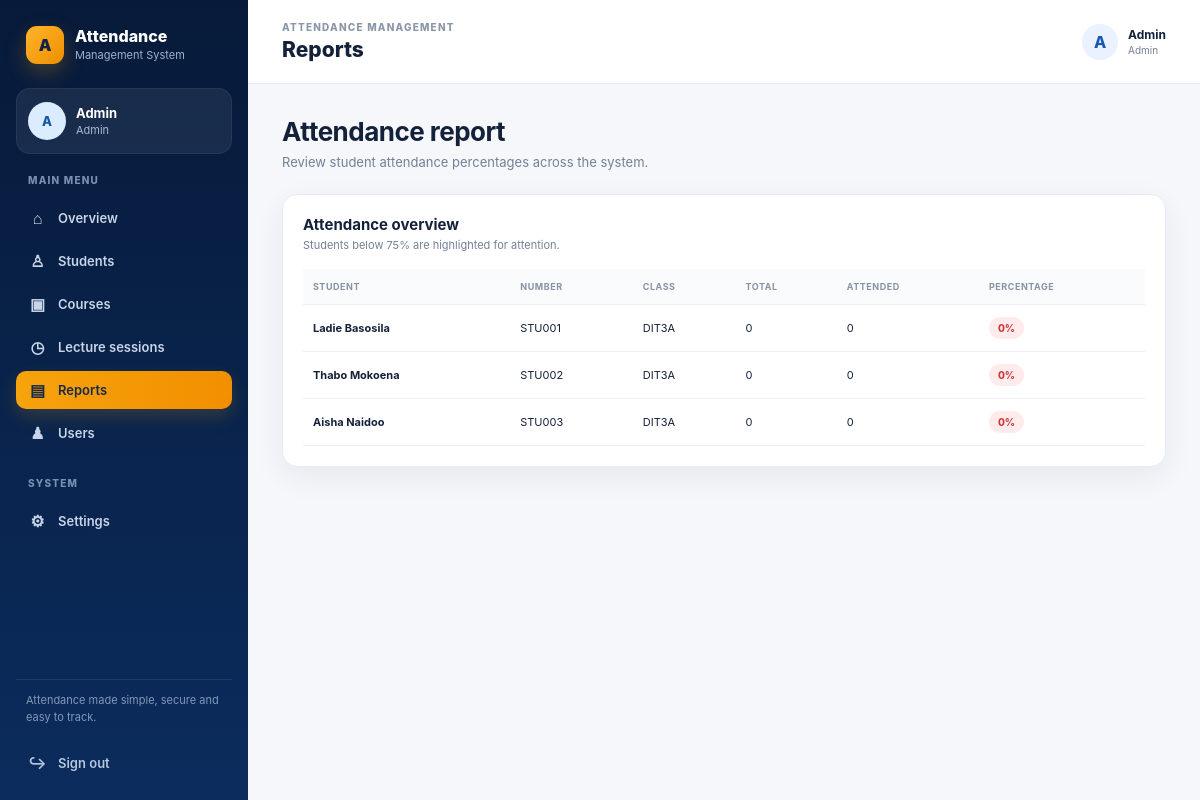
The app's page /reports (signed in) with its own data.
### tables this page shows
CREATE TABLE students (
        id INTEGER PRIMARY KEY AUTOINCREMENT,
        user_id INTEGER UNIQUE NOT NULL,
        student_number TEXT UNIQUE NOT NULL,
        first_name TEXT NOT NULL,
        last_name TEXT NOT NULL,
        email TEXT,
        class_id INTEGER,
        FOREIGN KEY(user_id) REFERENCES users(id) ON DELETE CASCADE,
        FOREIGN KEY(class_id) REFERENCES classes(id) ON DELETE SET NULL
    );

### app.py (the view)
@app.route("/reports")
@role_required("admin","lecturer")
def reports():
    conn = get_db()
    rows = conn.execute("""SELECT s.student_number, s.first_name, s.last_name,
                           c.name class_name,
                           COUNT(a.id) total,
                           SUM(CASE WHEN a.status IN ('Present','Late','Excused') THEN 1 ELSE 0 END) attended
                           FROM students s
                           LEFT JOIN classes c ON c.id=s.class_id
                           LEFT JOIN attendance a ON a.student_id=s.id
                           GROUP BY s.id ORDER BY s.last_name""").fetchall()
    report = []
    for r in rows:
        total = r["total"] or 0
        attended = r["attended"] or 0
        report.append({**dict(r), "percentage": round(attended/total*100,1) if total else 0})
    conn.close()
    return render_template("reports.html", report=report)

### app.py (called while the page is built)
def get_db():
    conn = sqlite3.connect(DB)
    conn.row_factory = sqlite3.Row
    conn.execute("PRAGMA foreign_keys = ON")
    return conn

def role_required(*roles):
    def decorator(f):
        @wraps(f)
        def wrapper(*args, **kwargs):
            if "user_id" not in session:
                return redirect(url_for("login"))
            if session.get("role") not in roles:
                abort(403)
            return f(*args, **kwargs)
        return wrapper
    return decorator

@app.context_processor
def inject_user():
    return {"current_user": session}

### templates/reports.html (shortened to what this page needs)
{% extends "base.html" %}
{% block page_title %}Reports{% endblock %}
{% block content %}
<div class="page-heading"><div><h1>Attendance report</h1><p>Review student attendance percentages across the system.</p></div></div>
<section class="panel"><div class="panel-head"><div><h2>Attendance overview</h2><p>Students below 75% are highlighted for attention.</p></div></div><div class="table-wrap"><table><thead><tr><th>Student</th><th>Number</th><th>Class</th><th>Total</th><th>Attended</th><th>Percentage</th></tr></thead><tbody>{% for r in report %}<tr><td><strong>{{ r.first_name }} {{ r.last_name }}</strong></td><td>{{ r.student_number }}</td><td>{{ r.class_name or '-' }}</td><td>{{ r.total }}</td><td>{{ r.attended }}</td><td><span class="pill {% if r.percentage < 75 %}danger{% else %}success{% endif %}">{{ r.percentage }}%</span></td></tr>{% else %}<tr><td colspan="6"><div class="empty-state">No attendance data available.</div></td></tr>{% endfor %}</tbody></table></div></section>
{% endblock %}

### static/css/style.css (style rules this page uses)
:root { --navy:#071b3a;--navy-2:#0b2a57;--blue:#1769d3;--orange:#f59e0b;--orange-dark:#e68a00;--bg:#f5f7fb;--panel:#fff;--text:#14213a;--muted:#748096;--line:#e6ebf2;--green:#149447;--red:#d94343;--purple:#7457d9;--shadow:0 10px 30px rgba(24,43,75,.07) }
* { box-sizing:border-box }
html,body { margin:0;min-height:100%;font-family:Inter,Segoe UI,Arial,Helvetica,sans-serif;color:var(--text);background:var(--bg) }
.welcome-row,.page-heading { display:flex;justify-content:space-between;align-items:flex-end;gap:20px;margin-bottom:24px }
.welcome-row h1,.page-heading h1 { font-size:26px;letter-spacing:-.02em;margin:0 0 7px }
.welcome-row p,.page-heading p { margin:0;color:var(--muted);font-size:13px }
.panel { background:#fff;border:1px solid var(--line);border-radius:15px;box-shadow:var(--shadow);padding:20px }
.panel-head { display:flex;justify-content:space-between;align-items:center;gap:15px;margin-bottom:17px }
.panel-head h2 { font-size:15px;margin:0 0 4px }
.panel-head p { font-size:11px;color:var(--muted);margin:0 }
.pill { display:inline-flex;align-items:center;justify-content:center;border-radius:999px;padding:5px 9px;font-size:10px;font-weight:800 }
.pill.danger,.pill.absent { background:#ffebeb;color:#c83b3b }
.table-wrap { overflow:auto }
.table-wrap table { width:100%;border-collapse:collapse;min-width:600px }
.table-wrap th,.table-wrap td { padding:12px 10px;text-align:left;border-bottom:1px solid #edf0f5;font-size:11px;vertical-align:middle }
.table-wrap th { color:#8792a5;font-size:9px;text-transform:uppercase;letter-spacing:.06em;background:#fafbfc }

### records on screen
students: first_name "Ladie", last_name "Basosila", student_number "STU001", class_name "DIT3A", total "0", attended "0", percentage "0"
students: first_name "Thabo", last_name "Mokoena", student_number "STU002", class_name "DIT3A", total "0", attended "0", percentage "0"
students: first_name "Aisha", last_name "Naidoo", student_number "STU003", class_name "DIT3A", total "0", attended "0", percentage "0"

### other values on screen
{{ current_user.get('username','U')[0]|upper }} "A"
{{ current_user.get('username','User')|title }} "Admin"
{{ current_user.get('role','user')|title }} "Admin"
